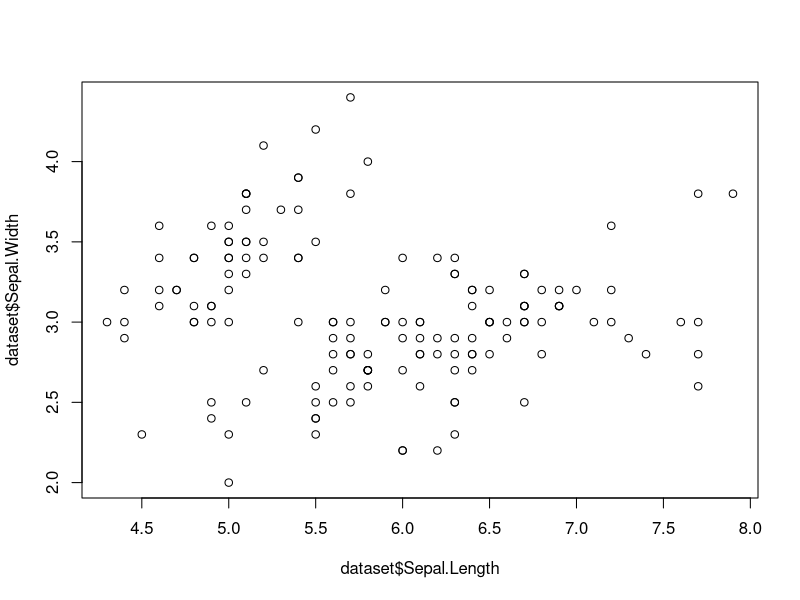
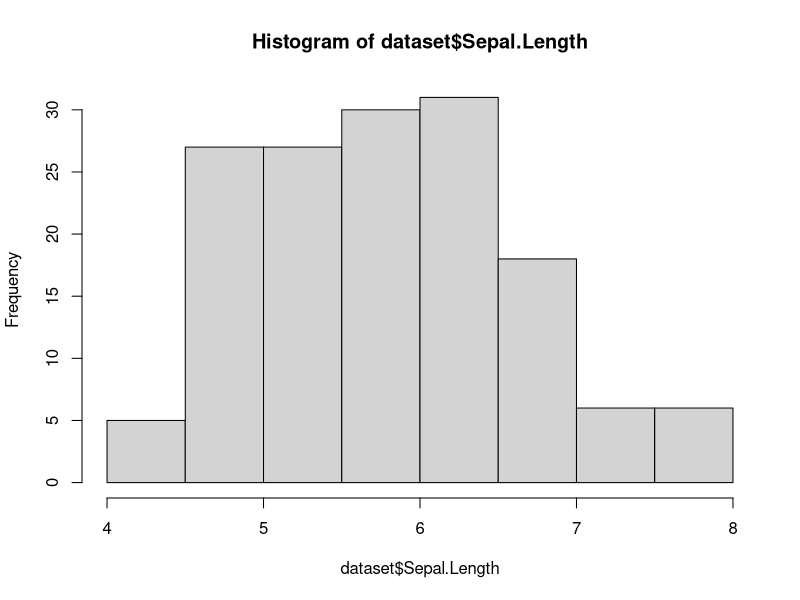
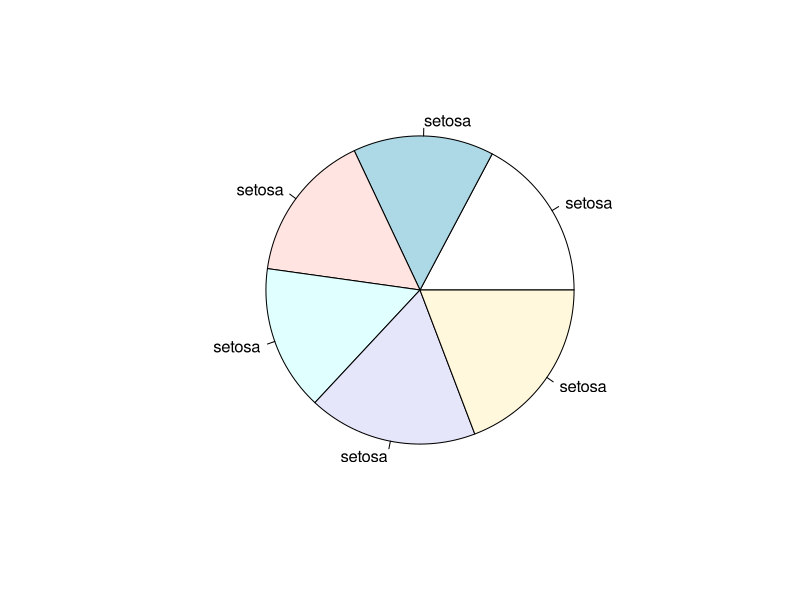
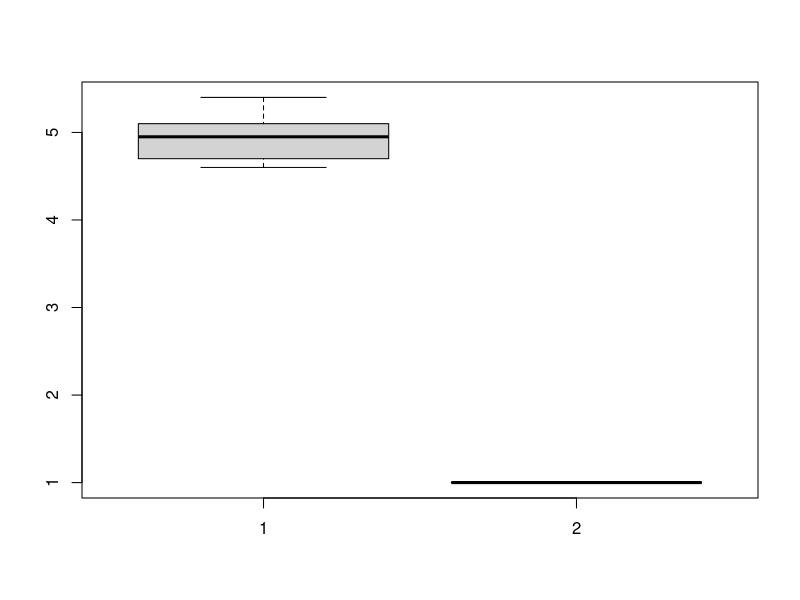
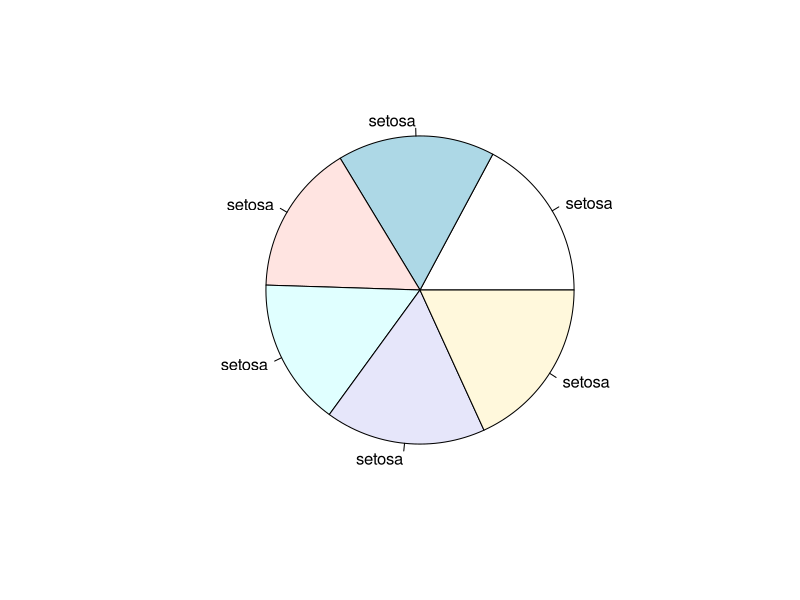
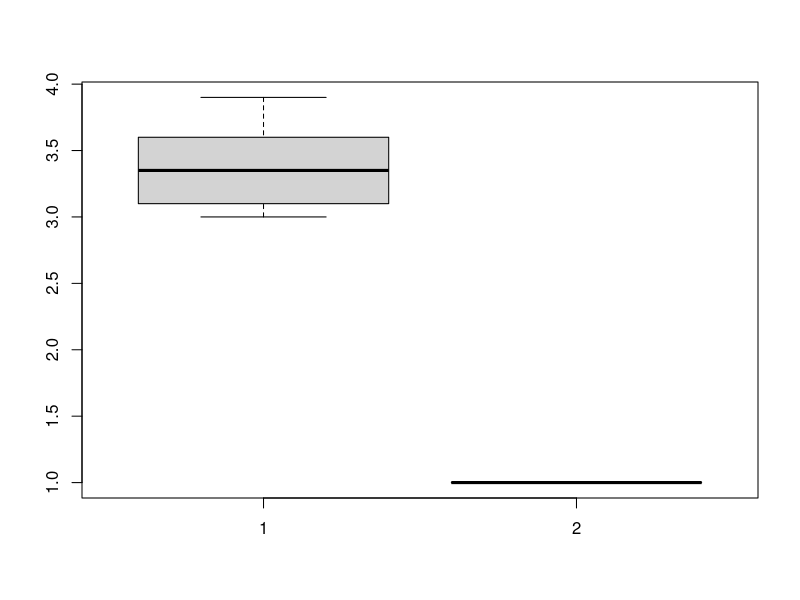

Write the R code that produced these figures, in order.
## ---- chunk 1
dataset<- iris
head(iris)
#sample_n(dataset)

## ---- chunk 2
#This creates the scatter plot
plot(dataset$Sepal.Length,dataset$Sepal.Width)
## ---- chunk 3
#This creates Histogram plot...
hist(dataset$Sepal.Length)
## ---- chunk 4
#Adds density curve to the histogram
density(dataset$Sepal.Length)
pie(head(dataset$Sepal.Width),head(dataset$Species))
boxplot(head(dataset$Sepal.Length),head(dataset$Species))
## ---- chunk 5
#Creates pi chart for Sepal length and Species for first 6 entries
pie(head(dataset$Sepal.Length),head(dataset$Species))
## ---- chunk 6
#Creates box plot for first 6 entries using Sepal Width and Species columns
boxplot(head(dataset$Sepal.Width),head(dataset$Species))
